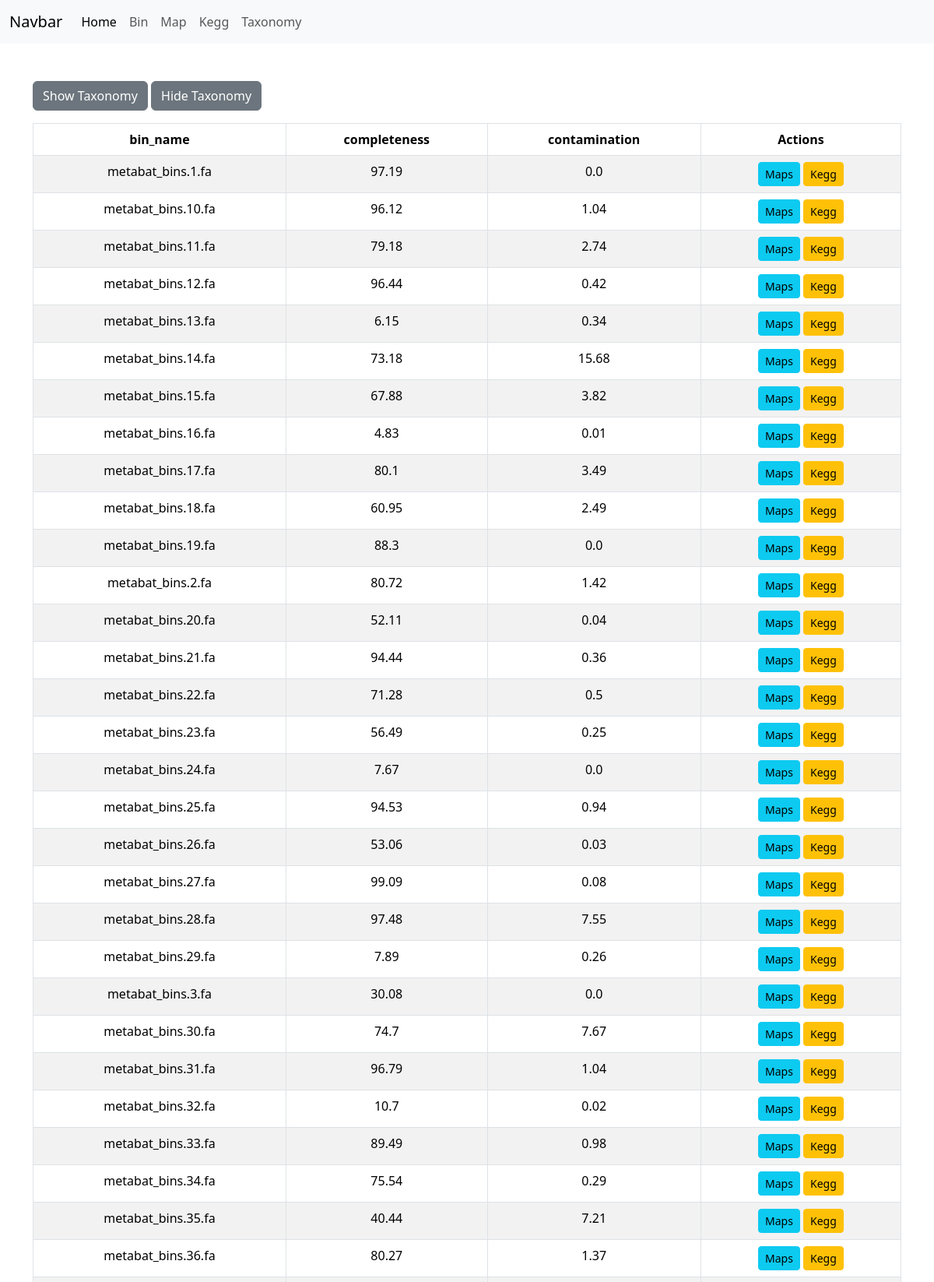
The page /bin (upper part) on the database its author committed.
### tables this page shows
CREATE TABLE bin (
    id INTEGER PRIMARY KEY AUTOINCREMENT,
    bin_name VARCHAR(255),
    completeness FLOAT,
    contamination FLOAT,
    taxonomic_id INT,
    FOREIGN KEY (taxonomic_id) REFERENCES taxonomy(id)
);

### hello.py (the view)
@app.route('/bin')
def show_bins():
    show_taxonomy = request.args.get('show_taxonomy') == 'true'
    default_columns = ['bin.bin_name', 'bin.completeness', 'bin.contamination']
    taxonomy_columns = ['taxonomy._kingdom_', 'taxonomy._phylum_', 'taxonomy._class_', 'taxonomy._order_',
                        'taxonomy._family_', 'taxonomy._genus_', 'taxonomy._species_']
    display_columns = default_columns
    join_query = ""
    if show_taxonomy:
        display_columns += taxonomy_columns
        join_query = " LEFT JOIN taxonomy ON bin.taxonomic_id = taxonomy.id"
    conn = get_db_connection()
    cur = conn.cursor()
    query = f"SELECT {', '.join(display_columns)} FROM bin{join_query}"
    print(query)
    cur.execute(query)
    bins = cur.fetchall()
    conn.close()
    display_column_labels = [col.split('.')[1] if '.' in col else col for col in display_columns]
    return render_template('bin.html', bins=bins, columns=display_column_labels)

### hello.py (called while the page is built)
def get_db_connection():
    conn = sqlite3.connect('pankegg.db')
    conn.row_factory = sqlite3.Row
    return conn

### templates/bin.html (shortened to what this page needs)
{% extends "base.html" %}
{% block content %}
<div class="container mt-5">
    <form method="get" class="mb-3">
        <button type="submit" name="show_taxonomy" value="true" class="btn btn-secondary">Show Taxonomy</button>
        <button type="submit" name="hide_taxonomy" value="true" class="btn btn-secondary">Hide Taxonomy</button>
    </form>
    <table class="table table-bordered table-striped table-responsive text-center">
        <thead class="thead-dark">
            <tr>
                {% for col in columns %}
                <th>{{ col }}</th>
                {% endfor %}
                <th>Actions</th>
            </tr>
        </thead>
        <tbody>
            {% for bin in bins %}
            <tr>
                {% for col in columns %}
                <td>
                    {% if bin[col] is defined %}
                        {{ bin[col] }}
                    {% else %}
                        Non disponible
                    {% endif %}
                </td>
                {% endfor %}
                <td>
                    <button class="btn btn-info btn-sm">Maps</button>
                    <button class="btn btn-warning btn-sm">Kegg</button>
                </td>
            </tr>
            {% endfor %}
        </tbody>
    </table>
</div>
{% endblock%}

### rows shown on the page
bin: bin_name "metabat_bins.1.fa" "97.19" "0.0"
bin: bin_name "metabat_bins.10.fa" "96.12" "1.04"
bin: bin_name "metabat_bins.11.fa" "79.18" "2.74"
bin: bin_name "metabat_bins.12.fa" "96.44" "0.42"
bin: bin_name "metabat_bins.13.fa" "6.15" "0.34"
bin: bin_name "metabat_bins.14.fa" "73.18" "15.68"
bin: bin_name "metabat_bins.15.fa" "67.88" "3.82"
bin: bin_name "metabat_bins.16.fa" "4.83" "0.01"
bin: bin_name "metabat_bins.17.fa" "80.1" "3.49"
bin: bin_name "metabat_bins.18.fa" "60.95" "2.49"
bin: bin_name "metabat_bins.19.fa" "88.3" "0.0"
bin: bin_name "metabat_bins.2.fa" "80.72" "1.42"
bin: bin_name "metabat_bins.20.fa" "52.11" "0.04"
bin: bin_name "metabat_bins.21.fa" "94.44" "0.36"
bin: bin_name "metabat_bins.22.fa" "71.28" "0.5"
bin: bin_name "metabat_bins.23.fa" "56.49" "0.25"
bin: bin_name "metabat_bins.24.fa" "7.67" "0.0"
bin: bin_name "metabat_bins.25.fa" "94.53" "0.94"
bin: bin_name "metabat_bins.26.fa" "53.06" "0.03"
bin: bin_name "metabat_bins.27.fa" "99.09" "0.08"
bin: bin_name "metabat_bins.28.fa" "97.48" "7.55"
bin: bin_name "metabat_bins.29.fa" "7.89" "0.26"
bin: bin_name "metabat_bins.3.fa" "30.08" "0.0"
bin: bin_name "metabat_bins.30.fa" "74.7" "7.67"
bin: bin_name "metabat_bins.31.fa" "96.79" "1.04"
bin: bin_name "metabat_bins.32.fa" "10.7" "0.02"
bin: bin_name "metabat_bins.33.fa" "89.49" "0.98"
bin: bin_name "metabat_bins.34.fa" "75.54" "0.29"
bin: bin_name "metabat_bins.35.fa" "40.44" "7.21"
bin: bin_name "metabat_bins.36.fa" "80.27" "1.37"

### other values the page prints
{{ col }} "bin_name" "completeness" "contamination"
